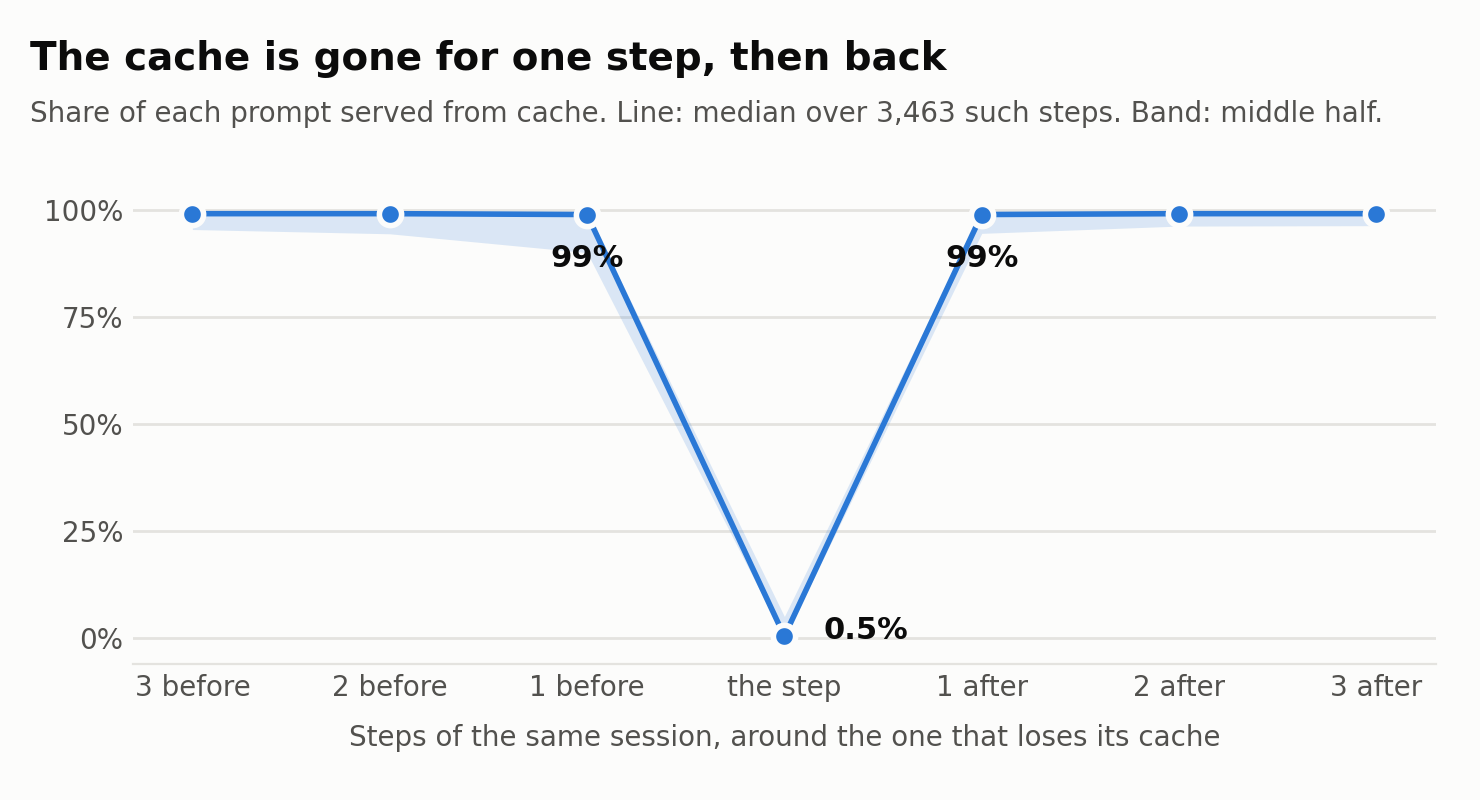

Write the Python code that produced this figure.
"""Draws figure.png from around.csv, which numbers.py writes."""
import csv

import matplotlib

matplotlib.use("Agg")
import matplotlib.pyplot as plt

INK, MUTED, GRID, SURFACE, BLUE = "#0b0b0b", "#52514e", "#e4e3df", "#fcfcfb", "#2a78d6"

rows = list(csv.DictReader(open("around.csv")))
x = [int(r["steps_from_the_losing_step"]) for r in rows]
median = [float(r["median_pct_of_prompt_cached"]) for r in rows]
low = [float(r["lower_quartile"]) for r in rows]
high = [float(r["upper_quartile"]) for r in rows]
steps = next(int(r["steps"]) for r in rows if r["steps_from_the_losing_step"] == "0")

fig, ax = plt.subplots(figsize=(7.4, 4.0), dpi=200, facecolor=SURFACE)
ax.set_facecolor(SURFACE)
ax.fill_between(x, low, high, color=BLUE, alpha=0.16, linewidth=0)
ax.plot(x, median, color=BLUE, linewidth=2, marker="o", markersize=8,
        markeredgecolor=SURFACE, markeredgewidth=2)

for i, offset in zip((-1, 0, 1), ((0, -16), (14, 2), (0, -16))):
    value = median[x.index(i)]
    ax.annotate(f"{value:g}%", (i, value), textcoords="offset points", xytext=offset,
                ha="center" if offset[0] == 0 else "left", va="center",
                fontsize=11, fontweight="bold", color=INK)

ax.set_xticks(x)
ax.set_xticklabels(["3 before", "2 before", "1 before", "the step", "1 after", "2 after", "3 after"])
ax.set_yticks([0, 25, 50, 75, 100])
ax.set_yticklabels(["0%", "25%", "50%", "75%", "100%"])
ax.set_ylim(-6, 108)
ax.set_xlim(-3.3, 3.3)
ax.tick_params(colors=MUTED, length=0, labelsize=10)
ax.grid(axis="y", color=GRID, linewidth=1)
ax.set_axisbelow(True)
for side in ("top", "right", "left"):
    ax.spines[side].set_visible(False)
ax.spines["bottom"].set_color(GRID)
ax.set_xlabel("Steps of the same session, around the one that loses its cache", color=MUTED, fontsize=10, labelpad=8)

fig.text(0.02, 0.95, "The cache is gone for one step, then back", fontsize=14, fontweight="bold", color=INK, va="top")
fig.text(0.02, 0.875, f"Share of each prompt served from cache. Line: median over {steps:,} such steps. Band: middle half.",
         fontsize=10, color=MUTED, va="top")
fig.subplots_adjust(left=0.09, right=0.97, top=0.78, bottom=0.17)
fig.savefig("figure.png", facecolor=SURFACE)
